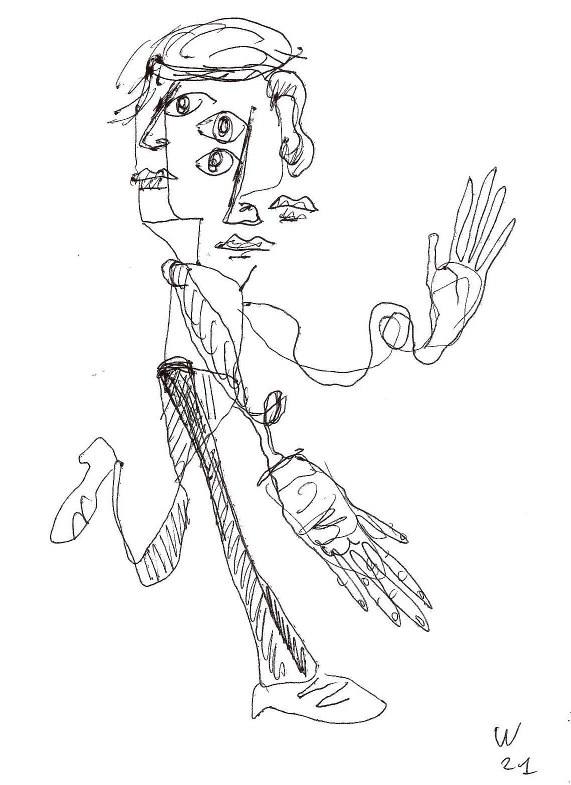
#> input picture A.jpg, 1142 x 1570 px (shown at 1/2 size); its folder holds 4 pictures in this run
$ python thumbnailsMaker.py
#> lines starting #> are read from the running program, lines starting #| are printed output that depends on the picture
# -*- coding: utf-8 -*-
"""
Created on 06/10/2019

@author: Dr Michael GUEDJ

Program: thumbnailsMaker.py
Description:
	- Find the thumbnails previously created
	- Delete the thumbnails previously created
	- Create thumbnails from the .jpg and .jpeg file in the current folder
"""
import os
import re
from PIL import Image

def filename(file):
    filename, file_extension = os.path.splitext(file)
    return filename

def extension(file):
    filename, file_extension = os.path.splitext(file)
    return file_extension

reduced_size = (500, 500)

# Find the thumbnails previously created
to_delete = []
for file in os.listdir("."):
    if file.endswith("_thumbnail.jpg") \
       or file.endswith("_thumbnail.jpeg") \
       or file.endswith("_thumbnail.JPG") \
       or file.endswith("_thumbnail.JPEG"):
        to_delete.append(file)
#> pass 2 of the loop `for file in os.listdir("."):`:
# Delete the thumbnails previously created
for thumbnail_file in to_delete:
    print(thumbnail_file, "deleted\t", end="")
    os.remove(thumbnail_file)
    print("[OK]")

# Create thumbnails from the .jpg and .jpeg file in the current folder
for file in os.listdir("."):
    if extension(file).lower() in [".jpg", ".jpeg"]:
    	img = Image.open(file)
#> img is the input picture: PIL image 1142x1570 RGB; mean R, G, B 244.2, 244, 244
    	img.thumbnail(reduced_size)
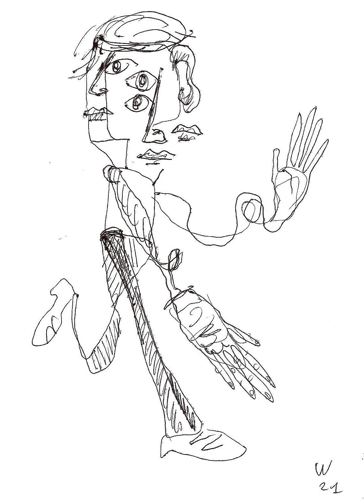
#> img: PIL image 364x500 RGB; mean R, G, B 244, 243.8, 243.8
    	output = filename(file) + "_thumbnail" + extension(file)
    	print(output, "\t", end="")
    	img.save(output, "JPEG", optimize=True)
    	print("[OK]")
#> pass 2 of the loop `for file in os.listdir("."):`:
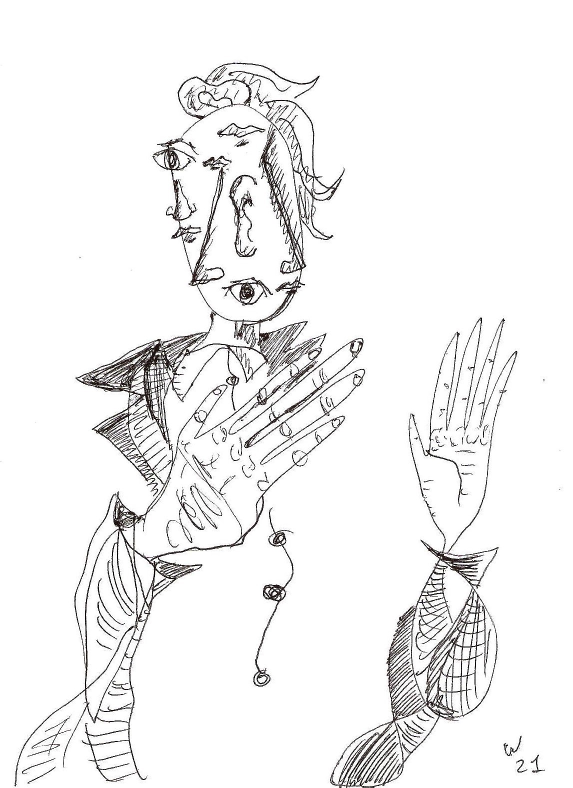
#> input picture B.jpg, 1145 x 1575 px (shown at 1/2 size)
#> img is the input picture: PIL image 1145x1575 RGB; mean R, G, B 241.6, 241.3, 241.3
#> `img.thumbnail(reduced_size)`:
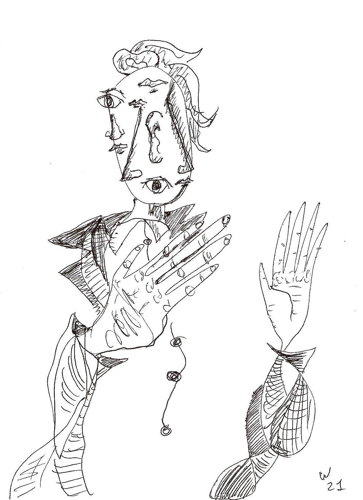
#> img: PIL image 363x500 RGB; mean R, G, B 241.4, 241.2, 241.2

#> (the run stopped early here; a loop or call above may not have finished)
